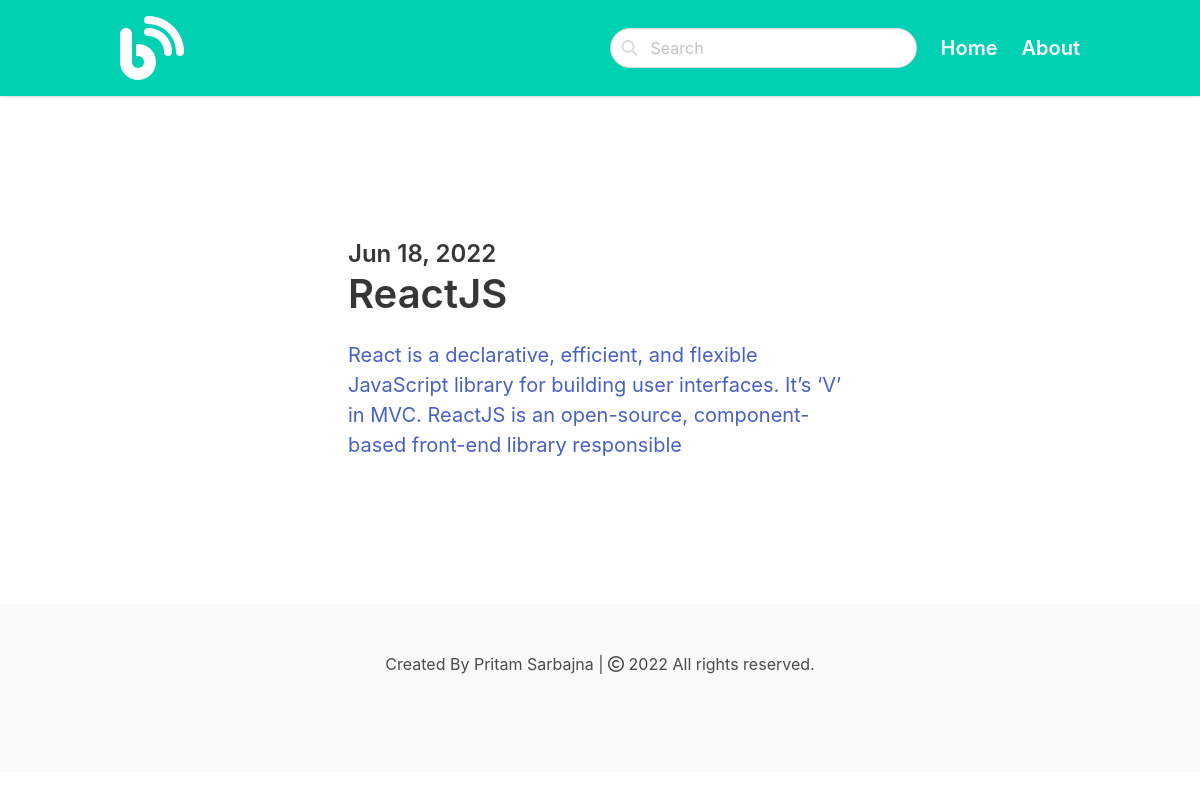
Page /react/ on the committed database.
### blog/models.py (models this page shows, shortened)
class Post(models.Model):
    ACTIVE='active'
    DRAFT='draft'
    CHOICES_STATUS=(
        (ACTIVE, 'Active'),
        (DRAFT, 'Draft')
    )
    category=models.ForeignKey(Category, related_name='posts', on_delete=models.CASCADE)
    title=models.CharField(max_length=200)
    slug=models.SlugField()
    intro=models.TextField()
    body=models.TextField()
    created_at=models.DateTimeField(default=datetime.now, blank=True)
    status=models.CharField(max_length=10, choices=CHOICES_STATUS, default=ACTIVE)
    image=models.ImageField(upload_to='uploads/', blank=True, null=True)
    class Meta:
        ordering = ('-created_at',)

### blog/views.py (the view)
# urls.py: path('<slug:slug>/', views.category, name='category_detail'),
def category(request, slug):
    category=get_object_or_404(Category, slug=slug)
    posts=category.posts.filter(status=Post.ACTIVE)
    return render(request, 'blog/category.html', {'category' : category, 'posts':posts})

### blog/templates/blog/category.html (shortened to what this page needs)
{% extends 'main/base.html' %}
{%block content %}
<section class="hero">
  <div class="hero-body">
    <div class="container">
      <section class="section">
        <div class="columns">
          <div class="column is-8 is-offset-2">
            {% for post in posts %}
            <div class="content is-medium">
              <a href="{% url 'post_detail' post.category.slug post.slug %}">
              <h2 class="subtitle is-4">{{post.created_at|date:'M d, Y'}}</h2>
              <h1 class="title">{{post.title}}</h1>
              <p>{{post.intro}}</p>
              </a>
            </div>
            {% empty %}
            <div class="content">
                <img src="https://qotoqot.com/sad-animations/img/150/shy/shy.gif" alt="">
                <p>There is no post in this category....</p>
            </div>
            {% endfor %}
          </div>
        </div>
      </section>
    </div>
  </div>
</section>
{% endblock content %}

### rows in the picture
Post: created_at "Jun 18, 2022", title "ReactJS", intro "React is a declarative, efficient, and flexible JavaScript library for building user interfaces. It’s ‘V’ in MVC. ReactJS is an open-source, component-based front-end library responsible"
